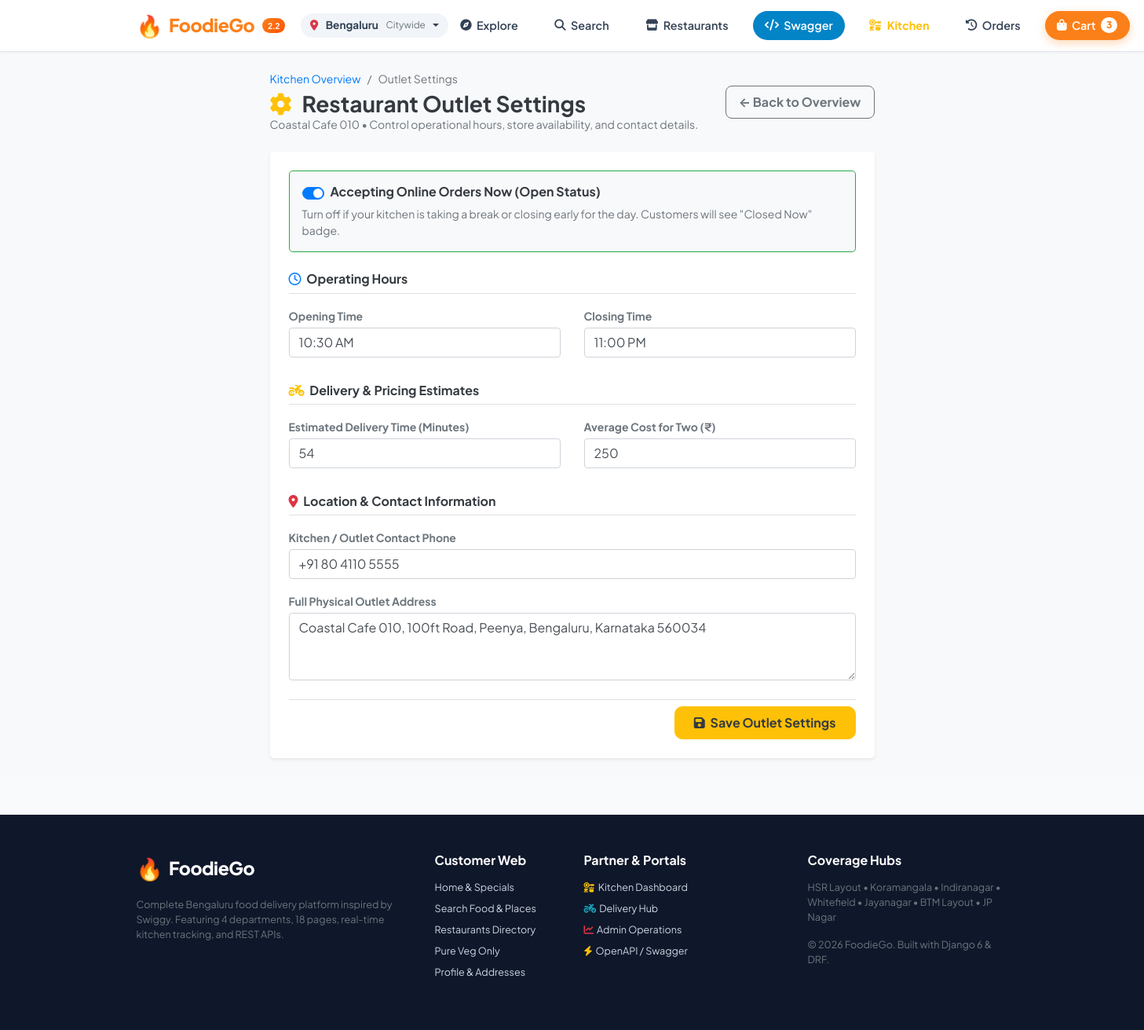
Screenshot of /partner/settings/ (signed in) with the database file from the repository.
### main/models.py (models this page shows, shortened)
class Restaurant(models.Model):
    owner = models.ForeignKey(User, on_delete=models.SET_NULL, null=True, blank=True, related_name='owned_restaurants')
    demo_id = models.IntegerField(unique=True, null=True, blank=True, db_index=True)
    name = models.CharField(max_length=200)
    slug = models.SlugField(max_length=250, unique=True)
    area = models.CharField(max_length=150, db_index=True)
    city = models.CharField(max_length=100, default='Bengaluru')
    state = models.CharField(max_length=100, default='Karnataka')
    cuisine = models.CharField(max_length=150, db_index=True)
    rating = models.FloatField(default=4.0)
    rating_count = models.IntegerField(default=0)
    average_cost_for_two = models.FloatField(default=300.0)
    estimated_delivery_minutes = models.IntegerField(default=30)
    delivery_fee = models.FloatField(default=0.0)
    latitude = models.FloatField(null=True, blank=True)
    longitude = models.FloatField(null=True, blank=True)
    is_open = models.BooleanField(default=True)
    opening_time = models.CharField(max_length=20, default='08:00 AM')
    closing_time = models.CharField(max_length=20, default='11:00 PM')
    contact_phone = models.CharField(max_length=30, blank=True, default='+91 80 2345 6789')
    address_details = models.TextField(blank=True, default='')
    is_approved = models.BooleanField(default=True)
    image_url = models.URLField(max_length=500, blank=True, default='')
    image = models.ImageField(upload_to='restaurant_images/', blank=True, null=True)
    data_type = models.CharField(max_length=50, default='SYNTHETIC_DEMO')
    created_at = models.DateTimeField(default=timezone.now)
    class Meta:
        ordering = ['-rating', 'name']
        verbose_name = 'Restaurant'
        verbose_name_plural = 'Restaurants'

### main/views.py (the view, shortened to what this page needs)
# urls.py: path('partner/settings/', views.restaurant_portal_settings, name='restaurant_portal_settings'),
@login_required
@restaurant_required
def restaurant_portal_settings(request):
    rest = get_user_restaurant(request.user)
    if not rest:
        return redirect('main:home')
    return render(request, 'main/partner_settings.html', {'restaurant': rest})

### main/context_processors.py (called while the page is built, shortened)
def cart_context(request):
    if request.user.is_authenticated:
        count = sum(ci.quantity for ci in CartItems.objects.filter(user=request.user, ordered=False))
        profile = getattr(request.user, 'profile', None)
        role = profile.role if profile else ('ADMIN' if request.user.is_superuser else 'CUSTOMER')
        restaurant = profile.restaurant if profile else None
        return {
            'cart_count': count,
            'current_user_role': role,
            'user_restaurant': restaurant,
            'is_restaurant_role': role in ['RESTAURANT', 'ADMIN'] or request.user.is_superuser,
            'is_delivery_role': role in ['DELIVERY', 'ADMIN'] or request.user.is_superuser,
            'is_admin_role': role == 'ADMIN' or request.user.is_superuser or request.user.is_staff,
        }

### main/views.py (called while the page is built)
def get_user_restaurant(user):
    profile = getattr(user, 'profile', None)
    if profile and profile.restaurant:
        return profile.restaurant
    owned = Restaurant.objects.filter(owner=user).first()
    if owned:
        return owned
    if user.is_superuser or user.is_staff:
        return Restaurant.objects.first()
    return None

### main/templates/main/partner_settings.html (shortened to what this page needs)
{% extends 'main/layout.html' %}
{% load static %}
{% block content %}
<div class="partner-portal-wrapper py-4" style="background: #f8f9fa; min-height: 85vh;">
    <div class="container" style="max-width: 800px;">
        <div class="d-flex flex-wrap justify-content-between align-items-center mb-4">
            <div>
                <nav aria-label="breadcrumb">
                    <ol class="breadcrumb bg-transparent p-0 mb-1 small">
                        <li class="breadcrumb-item"><a href="{% url 'main:restaurant_portal_overview' %}">Kitchen Overview</a></li>
                        <li class="breadcrumb-item active" aria-current="page">Outlet Settings</li>
                    </ol>
                </nav>
                <h3 class="font-weight-bold text-dark mb-0">
                    <i class="fa-solid fa-gear text-warning mr-2"></i> Restaurant Outlet Settings
                </h3>
                <p class="small text-muted mb-0">{{ restaurant.name }} • Control operational hours, store availability, and contact details.</p>
            </div>
            <a href="{% url 'main:restaurant_portal_overview' %}" class="btn btn-outline-secondary font-weight-bold px-3 py-2" style="border-radius: 8px;">
                &larr; Back to Overview
            </a>
        </div>
        <div class="card border-0 shadow-sm rounded-lg p-4 bg-white" style="border-radius: 16px;">
            <form action="{% url 'main:restaurant_portal_settings' %}" method="post">
                <div class="p-3 rounded-lg mb-4 {% if restaurant.is_open %}bg-light border border-success{% else %}bg-light border border-danger{% endif %}" style="border-radius: 12px;">
                    <div class="custom-control custom-switch">
                        <label class="custom-control-label font-weight-bold h6 mb-0 text-dark" for="isOpenSwitch">
                            Accepting Online Orders Now (Open Status)
                        </label>
                    </div>
                    <small class="text-muted d-block mt-1">
                        Turn off if your kitchen is taking a break or closing early for the day. Customers will see "Closed Now" badge.
                    </small>
                </div>
                <h6 class="font-weight-bold text-dark mb-3 border-bottom pb-2">
                    <i class="fa-regular fa-clock text-primary mr-1"></i> Operating Hours
                </h6>
                <div class="row mb-3">
                    <div class="col-md-6 form-group">
                        <label class="small font-weight-bold text-muted mb-1">Opening Time</label>
                        <input type="text" name="opening_time" value="{{ restaurant.opening_time|default:'10:00 AM' }}" class="form-control" placeholder="e.g. 10:00 AM" required>
                    </div>
                    <div class="col-md-6 form-group">
                        <label class="small font-weight-bold text-muted mb-1">Closing Time</label>
                        <input type="text" name="closing_time" value="{{ restaurant.closing_time|default:'11:00 PM' }}" class="form-control" placeholder="e.g. 11:00 PM" required>
                    </div>
                </div>
                <h6 class="font-weight-bold text-dark mb-3 border-bottom pb-2">
                    <i class="fa-solid fa-motorcycle text-warning mr-1"></i> Delivery & Pricing Estimates
                </h6>
                <div class="row mb-3">
                    <div class="col-md-6 form-group">
                        <label class="small font-weight-bold text-muted mb-1">Estimated Delivery Time (Minutes)</label>
                        <input type="number" name="estimated_delivery_minutes" value="{{ restaurant.estimated_delivery_minutes }}" class="form-control" min="10" max="120" required>
                    </div>
                    <div class="col-md-6 form-group">
                        <label class="small font-weight-bold text-muted mb-1">Average Cost for Two (₹)</label>
                        <input type="number" name="average_cost_for_two" value="{{ restaurant.average_cost_for_two|floatformat:0 }}" class="form-control" min="50" max="5000" required>
                    </div>
                </div>
                <h6 class="font-weight-bold text-dark mb-3 border-bottom pb-2">
                    <i class="fa-solid fa-location-dot text-danger mr-1"></i> Location & Contact Information
                </h6>
                <div class="form-group mb-3">
                    <label class="small font-weight-bold text-muted mb-1">Kitchen / Outlet Contact Phone</label>
                    <input type="tel" name="contact_phone" value="{{ restaurant.contact_phone|default:'+91 80 4123 4567' }}" class="form-control" placeholder="e.g. +91 80 4123 4567">
                </div>
                <div class="form-group mb-4">
                    <label class="small font-weight-bold text-muted mb-1">Full Physical Outlet Address</label>
                    <textarea name="address_details" class="form-control" rows="3" placeholder="Shop No., Ground Floor, Main Road, Bengaluru">{{ restaurant.address_details|default:restaurant.area }}</textarea>
                </div>
                <div class="text-right pt-2 border-top">
                    <button type="submit" class="btn btn-warning font-weight-bold text-dark px-4 py-2" style="border-radius: 10px;">
                        <i class="fa-solid fa-floppy-disk mr-1"></i> Save Outlet Settings
                    </button>
                </div>
            </form>
        </div>
    </div>
</div>
{% endblock %}

### main/static/main/foodiego.css (style rules this page uses)
:root { --primary: #fc8019; --primary-hover: #e06c07; --primary-light: #fff5ed; --secondary: #10b981; --secondary-light: #ecfdf5; --danger: #ef4444; --danger-light: #fef2f2; --dark: #0f172a; --slate-800: #1e293b; --slate-700: #334155; --slate-600: #475569; --slate-500: #64748b; --slate-300: #cbd5e1; --slate-100: #f1f5f9; --bg-page: #f8fafc; --card-bg: #ffffff; --border-color: #e2e8f0; --radius-sm: 8px; --radius-md: 14px; --radius-lg: 20px; --radius-full: 9999px; --shadow-sm: 0 1px 3px rgba(15, 23, 42, 0.06); --shadow-md: 0 8px 20px -4px rgba(15, 23, 42, 0.08), 0 4px 8px -2px rgba(15, 23, 42, 0.04); --shadow-lg: 0 20px 30px -8px rgba(15, 23, 42, 0.12), 0 8px 12px -4px rgba(15, 23, 42, 0.05); --transition: all 0.22s cubic-bezier(0.4, 0, 0.2, 1); }
* { box-sizing: border-box; margin: 0; padding: 0; }
body { font-family: 'Plus Jakarta Sans', -apple-system, BlinkMacSystemFont, 'Segoe UI', Roboto, sans-serif; background-color: var(--bg-page); color: var(--dark); line-height: 1.5; -webkit-font-smoothing: antialiased; }

### rows the page displays
Restaurant: name "Coastal Cafe 010", opening_time "10:30 AM", closing_time "11:00 PM", estimated_delivery_minutes "54", average_cost_for_two "250", contact_phone "+91 80 4110 5555", address_details "Coastal Cafe 010, 100ft Road, Peenya, Bengaluru, Karnataka 560034"

### other values shown
{{ cart_count }} "3"
